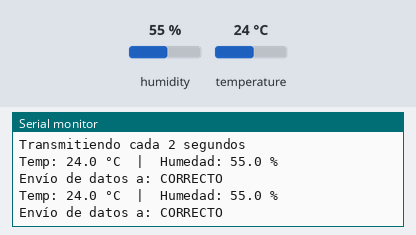
Recording of a sketch running on a simulated ESP32. On the bench: the last lines printed to the serial monitor. The inputs (shaded band) are chosen by the test bench; at power-on: humidity 55 %, temperature 24 °C.

Above: at 2.8 s.
2.9 s: humidity set to 22 %
At 4.5 s:
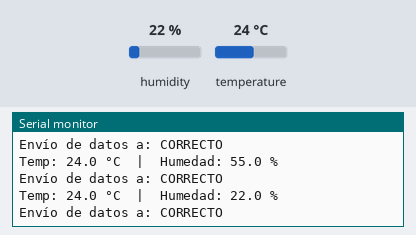
5.6 s: temperature set to 12 °C
At 6.9 s:
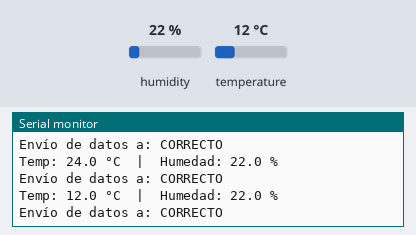
8.3 s: humidity set to 40 %
At 10.5 s:
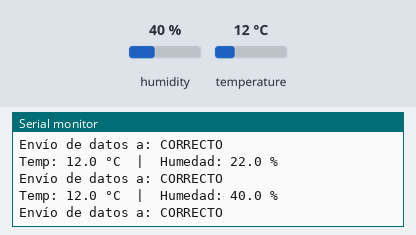
Timing chart, 0 to 12.0 s (numbered marks = the images above; inputs shaded):
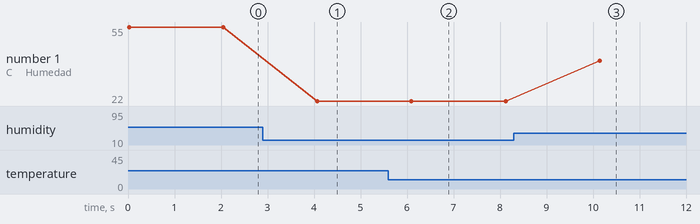

The sketch:

ESP32_Principal.ino
```cpp
#include <esp_now.h>
#include <WiFi.h>
#include "DHT.h"

#define DHTPIN  4
#define DHTTYPE DHT11

DHT dht(DHTPIN, DHTTYPE);

uint8_t broadcastAddress[] = {0xFF, 0xFF, 0xFF, 0xFF, 0xFF, 0xFF};

typedef struct {
  float temperatura;
  float humedad;
  bool  lectura_ok;
} SensorData;

SensorData datosSensor;

void onDataSent(const wifi_tx_info_t *info, esp_now_send_status_t status) {
  Serial.print("Envío de datos a: ");
  Serial.println(status == ESP_NOW_SEND_SUCCESS ? "CORRECTO " : "FALLO ");
}

void setup() {
  Serial.begin(115200);
  dht.begin();

  WiFi.mode(WIFI_STA);
  // esp_wifi_set_max_tx_power(84);

  Serial.print("Mac Address: ");
  Serial.println(WiFi.macAddress());

  if (esp_now_init() != ESP_OK) {
    Serial.println("No se pudo inicializar ESP-NOW");
    return;
  }

  esp_now_register_send_cb(onDataSent);

  esp_now_peer_info_t peerInfo = {};
  memcpy(peerInfo.peer_addr, broadcastAddress, 6);
  peerInfo.channel = 0;
  peerInfo.encrypt = false;

  if (esp_now_add_peer(&peerInfo) != ESP_OK) {
    Serial.println("No se pudo agregar peer broadcast");
    return;
  }

  Serial.println("Transmitiendo cada 2 segundos");
}

void loop() {
  float h = dht.readHumidity();
  float t = dht.readTemperature();

  if (isnan(h) || isnan(t)) {
    Serial.println("Error de lectura del DHT11");
    datosSensor.lectura_ok   = false;
    datosSensor.temperatura  = 0.0;
    datosSensor.humedad      = 0.0;
  } else {
    datosSensor.temperatura  = t;
    datosSensor.humedad      = h;
    datosSensor.lectura_ok   = true;
    Serial.printf("Temp: %.1f °C  |  Humedad: %.1f %%\n", t, h);
  }

  esp_now_send(broadcastAddress, (uint8_t *)&datosSensor, sizeof(datosSensor));

  delay(2000);
}
```

Measured:
- after the input at 2.9 s, the serial monitor: prints a new line after 1.2 s (image 1)
- after the input at 5.6 s, the serial monitor: prints a new line after 0.49 s (image 2)
- after the input at 8.3 s, the serial monitor: prints a new line after 1.8 s (image 3)
- plotted number 1: 55 → 22 after the input at 2.9 s, 22 → 40 after the input at 8.3 s
